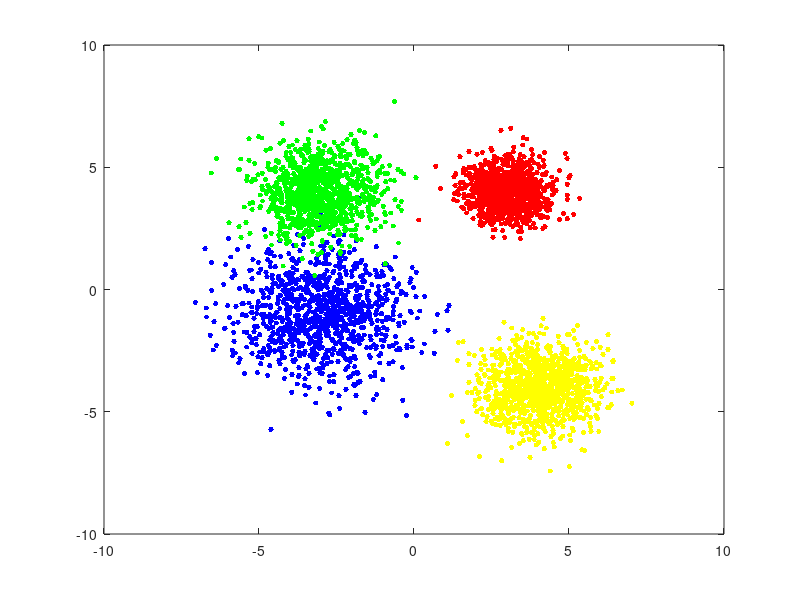

The MATLAB source for this figure: (Note: this script raises an error after producing the figure.)
% Generate a 2D uncorrelated dataset
% Implement KMeans from first principles 
%
clc;
close all;
clear;
% 1. Generate dataset
%%%%%%%%%%%%%%%%%%%%%%%%%%%%%%%%%%%%%%%%
labels1 = ones(1,1000);
labels2 = repmat(2,1,1000);
labels3 = repmat(3,1,1000);
labels4 = repmat(4,1,1000);
initialLabels = [labels1, labels2, labels3, labels4];
Mean1 = [-3; -1];
Std1 = std(Mean1);
Mean2 = [3; 4];
Std2 = std(Mean2);
Mean3 = [4; -4];
Std3 = 1;
Mean4 = [-3; 4];
Std4 = 1;
samples = 1000; 
data1 = Std1 * randn(2, samples) + repmat(Mean1, 1, samples);
data2 = Std2 * randn(2, samples) + repmat(Mean2, 1, samples);
data3 = Std3 * randn(2, samples) + repmat(Mean3, 1, samples);
data4 = Std4 * randn(2, samples) + repmat(Mean4, 1, samples);
figure;
plot(data1(1, :), data1(2,:),'b.', 'MarkerSize',12);
hold on;
plot(data2(1,:), data2(2,:), 'r.', 'MarkerSize',12);
plot(data3(1,:), data3(2,:), 'y.', 'MarkerSize',12);
plot(data4(1,:), data4(2,:), 'g.', 'MarkerSize',12);
legend('Dataset 1', 'Dataset 2', 'Dataset 3', 'Dataset 4', 'location', 'NW'); 
title('Original Dataset');
hold off;
xlabel('x-value');
ylabel('y-value');
xlim([-10 10]);
ylim([-8 12]);
grid on;

% 2.Concatenate the training datasets and plot
%%%%%%%%%%%%%%%%%%%%%%%%%%%%%%%%%%%%%%%%%%%%%%%%%%%%%%%%%%%%%%%%%%%
trainData = [data1 data2 data3 data4];
figure;
plot(trainData(1, :), trainData(2,:),'b.', 'MarkerSize',12);
legend('Dataset','location', 'NW'); %'best');
title('Merged Dataset');
xlabel('x-value');
ylabel('y-value');
xlim([-10 10]);
ylim([-8 12]);
grid on;

% 3. Implement KMeans from first principles
%%%%%%%%%%%%%%%%%%%%%%%%%%%%%%%%%%%%%%%%%%%%%%%
X = trainData';
K = 4;
max_iterations = 10; %5;
max_k = 10;
% randomly assign the K data points as the initial "centroids" of the K clusters
elbow_found = false;
k_sumD = zeros(max_k,1);
k_indices = zeros(4000,max_k);
k_mse = zeros(max_k,1);
final_centroids = zeros(max_k,2);
final_indices = zeros(max_k,1);
elbow = 0;
for k = 1:max_k % iterate through multiple K values 
    centroids = initCentroids(X,k);
    sumD = zeros(k,1);
    for i = 1:max_iterations
        indices = getClosestCentroids(X, centroids); % reassign the indices to the relevant clusters
        [centroids, distances] = computCentroidsandDistances(X, indices, k); % recalculate centroids, and distances among all clusters
        sumD(i) = distances; 
    end
    k_mse(k) = mse(X, centroids)/k;
    k_sumD(k) = sumD(max_iterations); % Get final distance value for finished iteration of K
    k_indices(:,k) = indices; % Get final indices for finished iteration of K
    if k == 4
        final_centroids = centroids;
        final_indices = indices;
    end
end

% Plotting Calinski-Harabasz evaluation for K means
eva = evalclusters(X, k_indices, 'CalinskiHarabasz');
figure;
plot(eva);
title('Calinski-Harabasz Method for Optimal K');
grid on;

% Plotting Davies-Bouldin
evaDB = evalclusters(X, k_indices, 'DaviesBouldin');
figure;
plot(evaDB);
title('Davies-Bouldin Method for Optimal K');
grid on;

%idx = kmeans (X, K); %this is to use kmeans function to calculate the
%indices for each cluster
   figure;
   plot(sumD, 'bo-', 'linewidth',2);
   title('Overall distances vs. number of iterations');
    xlabel('Iterations');
    ylabel('Overall distances');
    grid on;
%%%%%%%%%%%%%%%%%%%%%%%%%%%%%%%%%%%%%%%%%%%%%%%%%%%%%%%%%%%%%%%%%%%%%%%%%%%
% Plotting each k_sumD
figure;
plot(k_sumD, 'bo-', 'LineWidth',2);
title('Elbow Method for Optimal K');
    xlabel('K value')
    ylabel('MSE');
    grid on;

% 4. Run your KMeans function on the data and plot results
%%%%%%%%%%%%%%%%%%%%%%%%%%%%%%%%%%%%%%%%%%%%%%%%%%%%%%%%%%%%%%%%%%%%%%%%%%%
message = sprintf('KMeans Clustering (MaxIterations = %d)', max_iterations);
figure;

plot(trainData(1, final_indices == 1),trainData(2, final_indices == 1),'b.', 'MarkerSize',12);% for 1st cluster
hold on;
plot(trainData(1, final_indices == 2), trainData(2, final_indices == 2), 'r.', 'MarkerSize',12); %for 2nd cluster
plot(trainData(1, final_indices == 3), trainData(2, final_indices == 3), 'y.', 'MarkerSize',12); %for 3rd cluster
plot(trainData(1, final_indices == 4), trainData(2, final_indices == 4), 'g.', 'MarkerSize',12); %for 4th cluster

plot(final_centroids(1,1),final_centroids(1,2),'kx', 'MarkerSize',15,'LineWidth',3); %for the 1st centroid
plot(final_centroids(2,1),final_centroids(2,2),'kx', 'MarkerSize',15,'LineWidth',3); %for the 2nd centroid
plot(final_centroids(3,1),final_centroids(3,2),'kx', 'MarkerSize',15,'LineWidth',3); %for the 3rd centroid
plot(final_centroids(4,1),final_centroids(4,2),'kx', 'MarkerSize',15,'LineWidth',3); %for the 4th centroid

xlabel('x-value');
ylabel('y-value');
xlim([-10 10]);
ylim([-8 12]);
grid on;

hold off;
%%%%%%%%%%%%%%%%%%%%%%%%%%%%%%%%%%%%%%%%%%%%%%%%%%%%%%%%%%%%%%%%%%%%%%%%%%%
% Plotting GMM
figure;
hold on;
gm = fitgmdist(X,4);
scatter(X(:,1),X(:,2),10,'.');

gmPDF = @(x,y) arrayfun(@(x0,y0) pdf(gm,[x0 y0]),x,y);

idx = cluster(gm,X);

gscatter(X(:,1),X(:,2),idx);
fcontour(gmPDF,[[-10,10] [-8 12]]);
legend('Cluster 1','Cluster 2','Cluster 3','Cluster 4','Location','best');
hold off;
% GMM Calinski-Harabasz
evaGMM = evalclusters(X, idx, 'CalinskiHarabasz');

% GMM Davies-Bouldin
evaGMMDB = evalclusters(X, idx, 'DaviesBouldin');


% Plot comparison of Calinski-Harabasz index values
figure;
hold on;
bar(1,[evaGMM.CriterionValues; eva.CriterionValues(1,4)]);
title('Calinski-Harabasz index values for GMM and K-means value (K = 4)');
xlabel('Model');
ylabel('Calinski-Harabasz index')
ylim([12500, 15000])
legend('GMM', 'K-means')
hold off;

% Plot comparison of Davies-Bouldin index values
figure;
hold on;
bar(1,[evaGMMDB.CriterionValues; evaDB.CriterionValues(1,4)]);
title('Davies-Bouldin index values for GMM and K-means value (K = 4)');
xlabel('Model');
ylabel('Davies-Bouldin index')
ylim([0.4, 0.5])
legend('GMM', 'K-means')
hold off;
